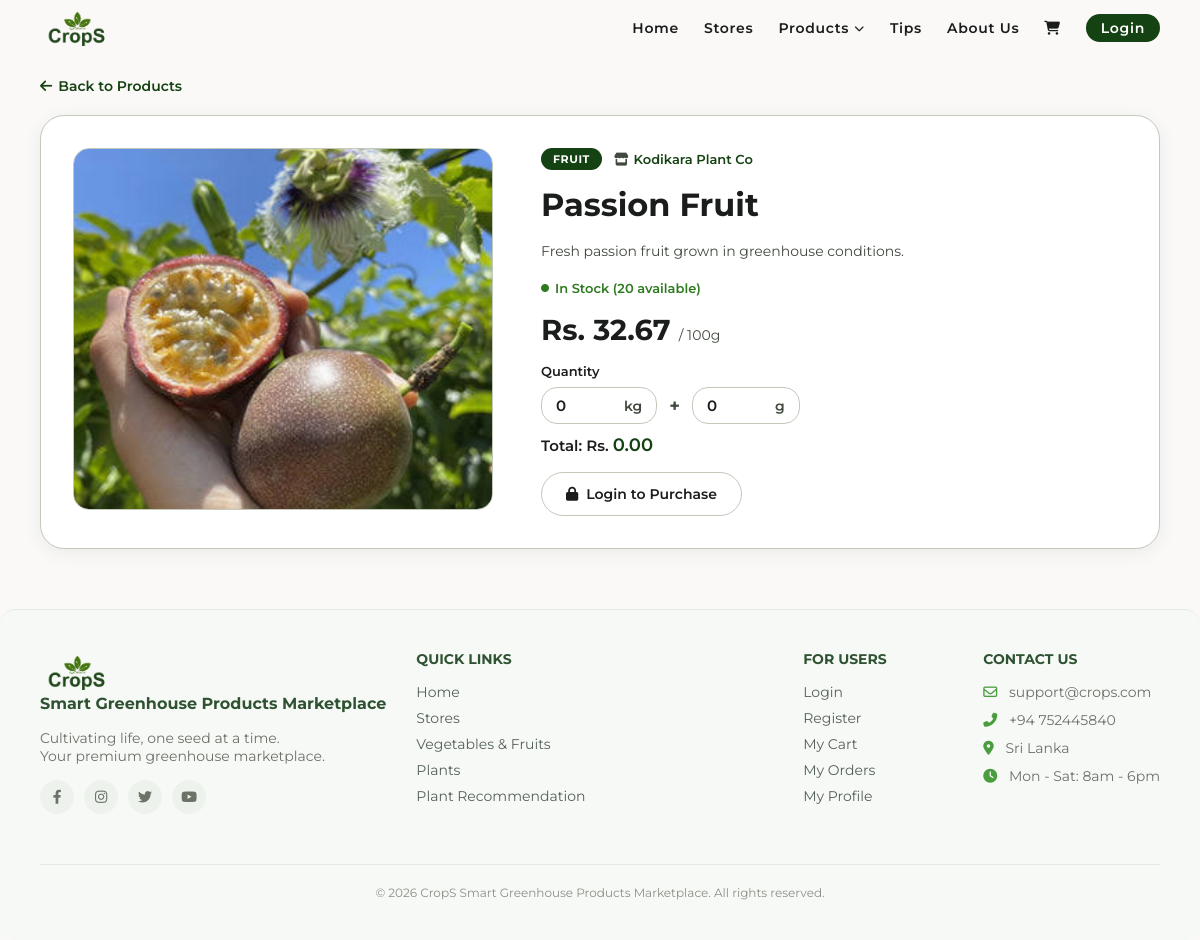
Page /products.php?id=59 on the earlier database version.
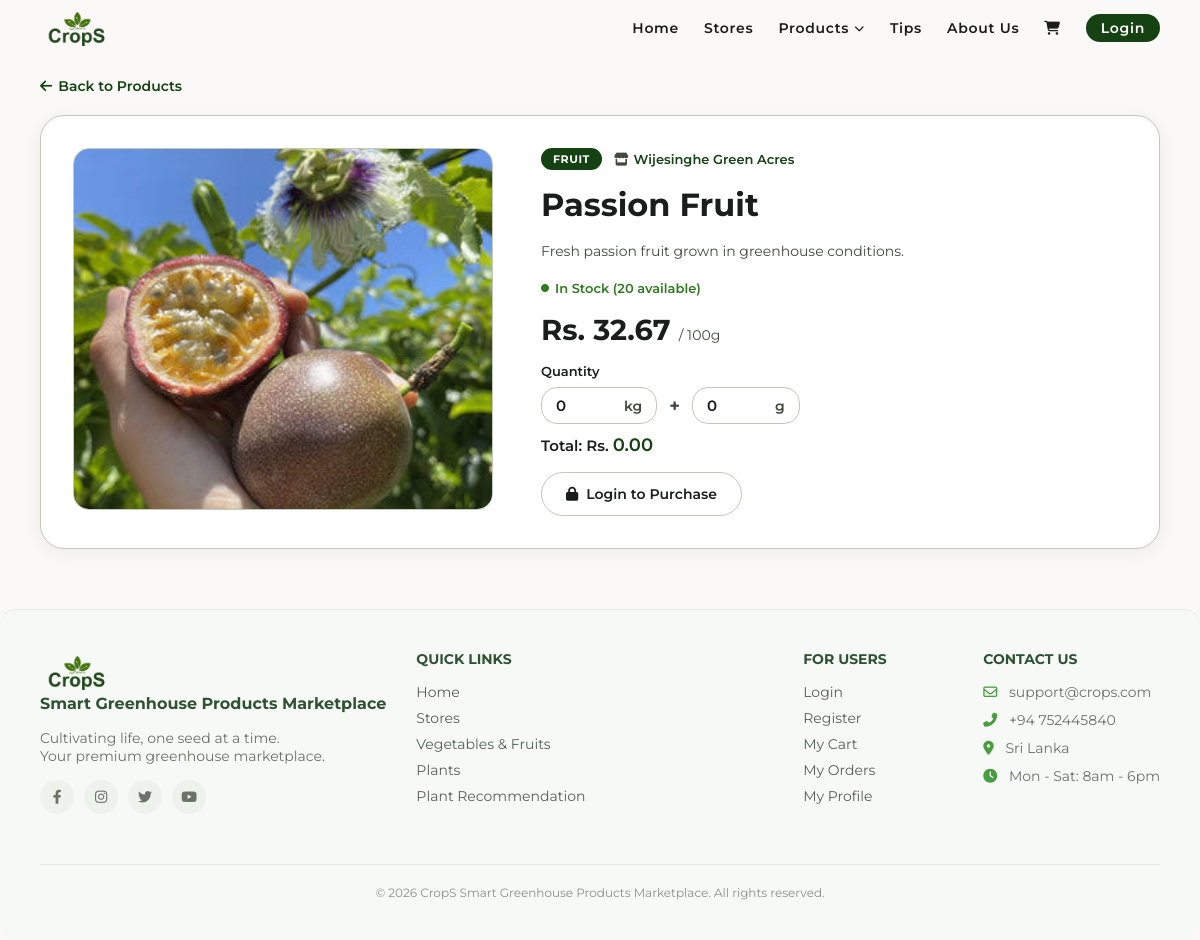
Same page on the later database version.
### tables this page shows
CREATE TABLE `products` (
  `id` int(11) NOT NULL,
  `store_id` int(11) NOT NULL,
  `name` varchar(100) NOT NULL,
  `description` text DEFAULT NULL,
  `price` decimal(10,2) NOT NULL,
  `category` enum('vegetable','fruit','plant') NOT NULL,
  `quantity` int(11) NOT NULL DEFAULT 0,
  `image` varchar(255) DEFAULT NULL,
  `created_at` timestamp NOT NULL DEFAULT current_timestamp()
);

CREATE TABLE `stores` (
  `id` int(11) NOT NULL,
  `owner_id` int(11) NOT NULL,
  `store_name` varchar(100) NOT NULL,
  `description` text DEFAULT NULL,
  `city` varchar(50) NOT NULL,
  `image` varchar(255) DEFAULT NULL,
  `status` enum('active','pending') NOT NULL DEFAULT 'pending',
  `created_at` timestamp NOT NULL DEFAULT current_timestamp()
);

### products.php (the view, shortened to what this page needs)
<?php
include 'includes/header.php';
include 'includes/dbConnection.php';
$product_id = isset($_GET['id']) ? (int)$_GET['id'] : 0;
?>
<?php
$stmtProduct = $pdo->prepare("
    SELECT products.*, stores.store_name, stores.id AS store_id
    FROM products
    JOIN stores ON products.store_id = stores.id
    WHERE products.id = :id
");
$stmtProduct->execute(['id' => $product_id]);
$product = $stmtProduct->fetch();
if ($product['quantity'] <= 0) {
    $stockLabel = 'Out of Stock';
    $stockClass = 'out-stock';
} elseif ($product['quantity'] <= 10) {
    $stockLabel = 'Low Stock';
    $stockClass = 'low-stock';
} else {
    $stockLabel = 'In Stock';
    $stockClass = 'in-stock';
}
?>
<div class="main-wrapper">
    <a href="products.php" class="back-link">
        <i class="fas fa-arrow-left"></i> Back to Products
    </a>
    <div class="product-detail-layout">
        <div class="product-detail-img">
    <?php if (!empty($product['image'])): ?>
        <img src="static/images/Products/<?php echo htmlspecialchars($product['image']); ?>"
             alt="<?php echo htmlspecialchars($product['name']); ?>">
    <?php else: ?>
        <img src="static/images/image3.jpg" alt="Product">
    <?php endif; ?>
</div>
        <div class="product-detail-info">
            <div class="product-detail-meta">
                <span class="product-detail-tag">
                    <?php echo strtoupper($product['category']); ?>
                </span>
                <span class="product-detail-store">
                    <i class="fas fa-store"></i>
                    <a href="stores.php?id=<?php echo $product['store_id']; ?>">
                        <?php echo htmlspecialchars($product['store_name']); ?>
                    </a>
                </span>
            </div>
            <h1 class="product-detail-name">
                <?php echo htmlspecialchars($product['name']); ?>
            </h1>
            <?php if (!empty($product['description'])): ?>
                <p class="product-detail-desc">
                    <?php echo nl2br(htmlspecialchars($product['description'])); ?>
                </p>
            <?php endif; ?>
            <span class="product-detail-stock <?php echo $stockClass; ?>">
                <i class="fas fa-circle"></i>
                <?php echo $stockLabel; ?> (<?php echo $product['quantity']; ?> available)
            </span>
<p class="product-detail-price">
    Rs. <?php echo number_format($product['price'] / 10, 2); ?>
    <span>/ 100g</span>
</p>
<div class="quantity-selector">
    <p class="qty-label">Quantity</p>
    <div class="qty-inputs-row">
        <div class="qty-input-wrap">
            <input type="number" id="qtyKg" min="0" value="0" placeholder="0" onchange="calcTotal()">
            <span class="qty-unit-label">kg</span>
        </div>
        <span class="qty-plus">+</span>
        <div class="qty-input-wrap">
            <input type="number" id="qtyG" min="0" value="0" placeholder="0" onchange="calcTotal()">
            <span class="qty-unit-label">g</span>
        </div>
    </div>
    <p class="total-price-label">Total: Rs. <span id="totalPrice">0.00</span></p>
</div>
<?php if ($product['quantity'] > 0): ?>
    <div class="product-detail-btns">
        <?php if (isset($_SESSION['user_id']) && $_SESSION['role'] === 'customer'): ?>
            <a href="cart.php?add=<?php echo $product['id']; ?>&qty=1"
               id="addToCartBtn"
               class="btn btn-outline add-to-cart-btn">
                <i class="fas fa-shopping-cart"></i> Add to Cart
            </a>
            <a href="checkout.php?product=<?php echo $product['id']; ?>&qty=1"
               id="buyNowBtn"
               class="btn btn-primary buy-now-btn">
                <i class="fas fa-bolt"></i> Buy Now
            </a>
        <?php else: ?>
            <a href="login.php" class="btn btn-outline add-to-cart-btn">
                <i class="fas fa-lock"></i> Login to Purchase
            </a>
        <?php endif; ?>
    </div>
<?php else: ?>
    <div class="out-of-stock-msg">
        <i class="fas fa-times-circle"></i> This product is currently out of stock.
    </div>
<?php endif; ?>
        </div>
    </div>
</div>
<?php include 'includes/footer.php'; ?>

Differences in the rows shown:
changed through a linked row, products "Passion Fruit": store.store_name "Kodikara Plant Co" → "Wijesinghe Green Acres"
